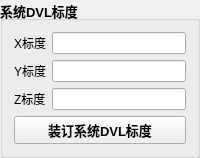
    <widget class="QGroupBox" name="groupBox_10">
     <property name="font">
      <font>
       <pointsize>10</pointsize>
       <weight>75</weight>
       <bold>true</bold>
      </font>
     </property>
     <property name="title">
      <string>系统DVL标度</string>
     </property>
     <layout class="QGridLayout" name="gridLayout_10">
      <item row="1" column="1">
       <widget class="QLineEdit" name="lineEdit_28">
        <property name="font">
         <font>
          <pointsize>9</pointsize>
          <weight>50</weight>
          <bold>false</bold>
         </font>
        </property>
        <property name="toolTip">
         <string/>
        </property>
       </widget>
      </item>
      <item row="0" column="0">
       <widget class="QLabel" name="label_28">
        <property name="font">
         <font>
          <pointsize>9</pointsize>
          <weight>50</weight>
          <bold>false</bold>
         </font>
        </property>
        <property name="text">
         <string>X标度</string>
        </property>
       </widget>
      </item>
      <item row="2" column="1">
       <widget class="QLineEdit" name="lineEdit_29">
        <property name="font">
         <font>
          <pointsize>9</pointsize>
          <weight>50</weight>
          <bold>false</bold>
         </font>
        </property>
        <property name="toolTip">
         <string/>
        </property>
       </widget>
      </item>
      <item row="0" column="1">
       <widget class="QLineEdit" name="lineEdit_30">
        <property name="font">
         <font>
          <pointsize>9</pointsize>
          <weight>50</weight>
          <bold>false</bold>
         </font>
        </property>
        <property name="toolTip">
         <string/>
        </property>
       </widget>
      </item>
      <item row="2" column="0">
       <widget class="QLabel" name="label_29">
        <property name="font">
         <font>
          <pointsize>9</pointsize>
          <weight>50</weight>
          <bold>false</bold>
         </font>
        </property>
        <property name="text">
         <string>Z标度</string>
        </property>
       </widget>
      </item>
      <item row="3" column="0" colspan="2">
       <widget class="QPushButton" name="pushButton_5">
        <property name="font">
         <font>
          <pointsize>10</pointsize>
          <weight>75</weight>
          <bold>true</bold>
         </font>
        </property>
        <property name="text">
         <string>装订系统DVL标度</string>
        </property>
       </widget>
      </item>
      <item row="1" column="0">
       <widget class="QLabel" name="label_30">
        <property name="font">
         <font>
          <pointsize>9</pointsize>
          <weight>50</weight>
          <bold>false</bold>
         </font>
        </property>
        <property name="text">
         <string>Y标度</string>
        </property>
       </widget>
      </item>
     </layout>
    </widget>
